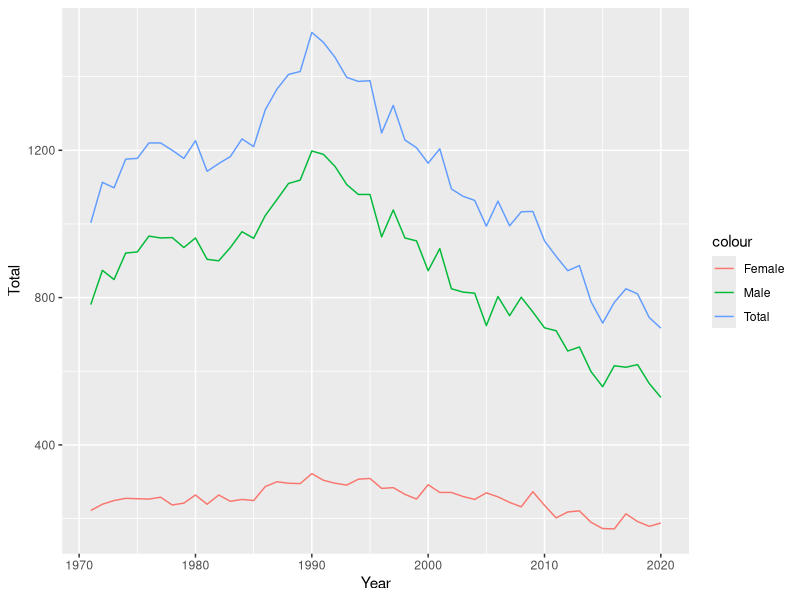
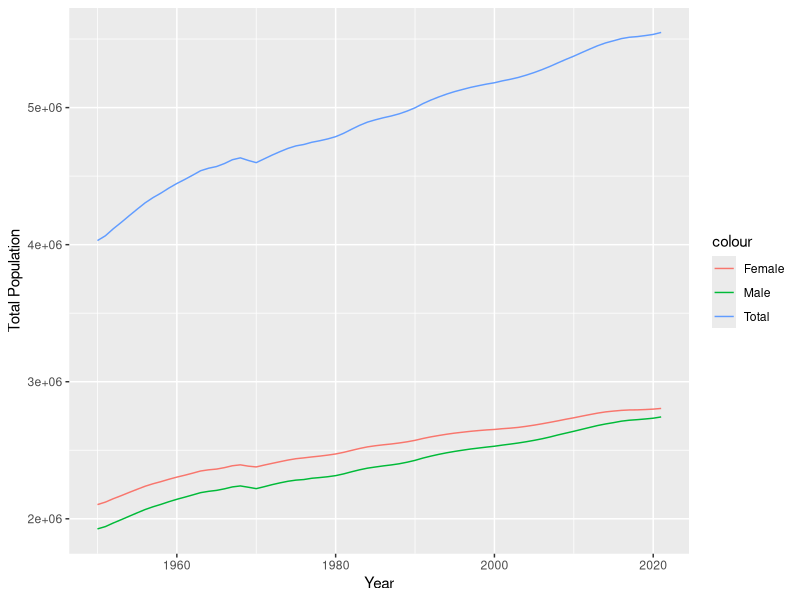
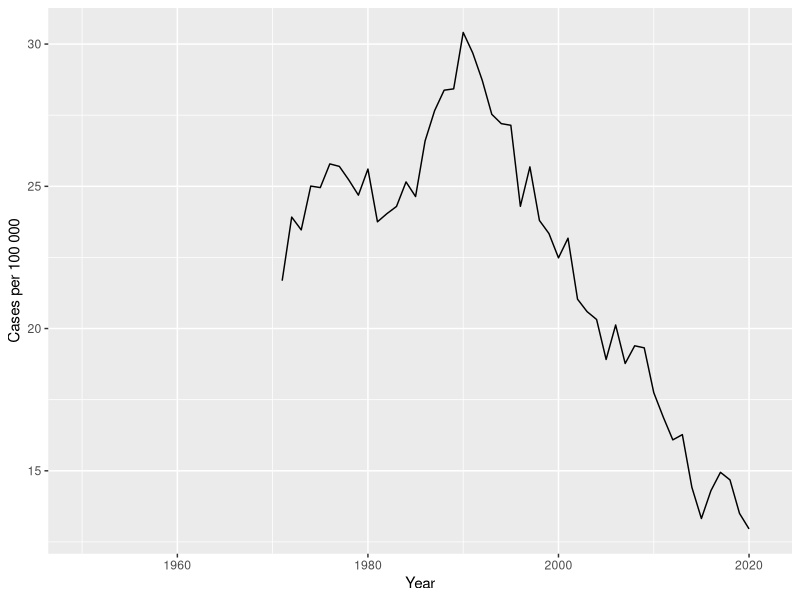
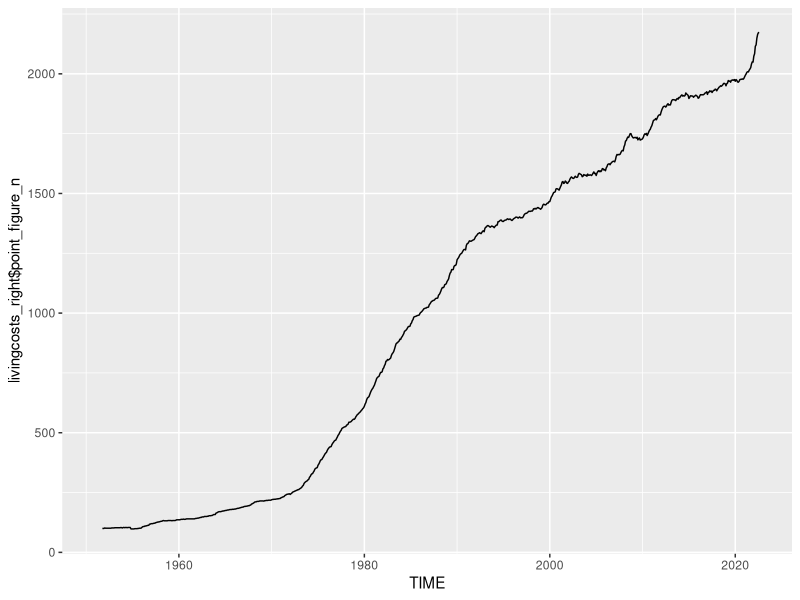
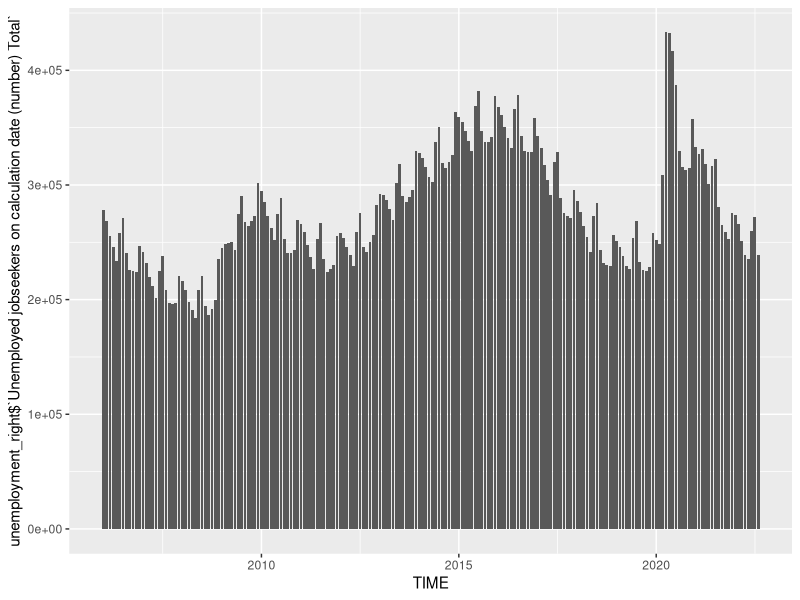
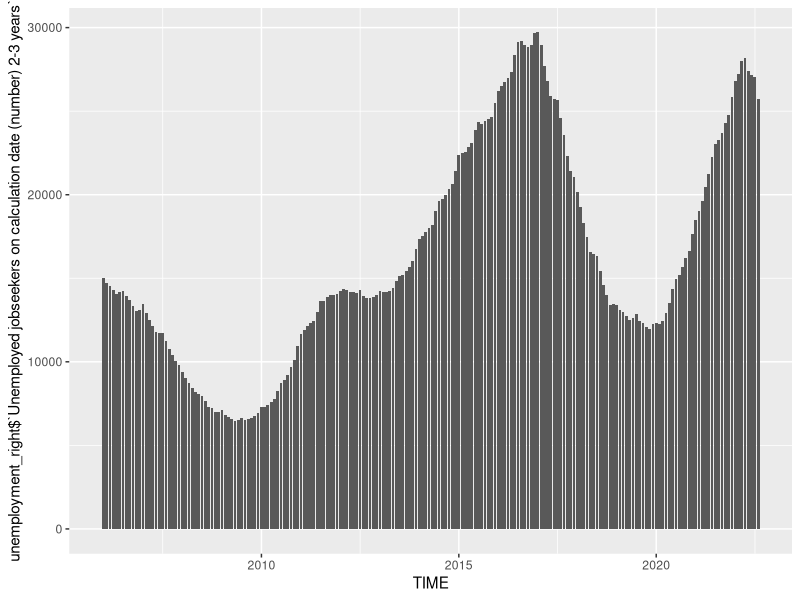
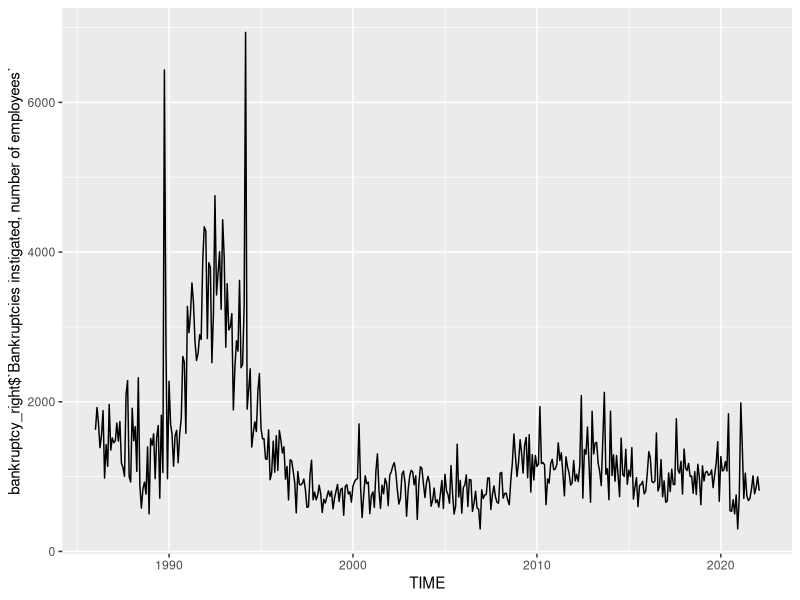
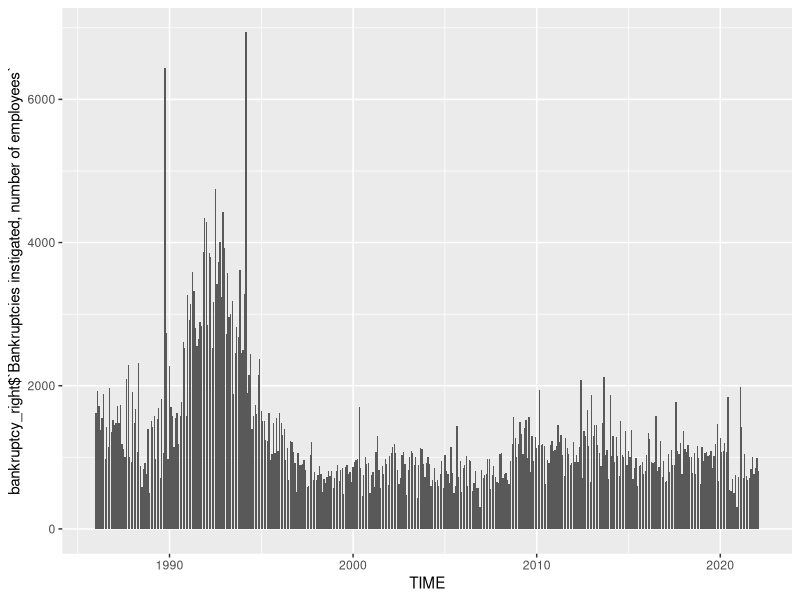

Reproduce these figures in R, in order. (Note: this script raises an error after producing the figures.)
## ---- chunk 1
knitr::opts_chunk$set(
	echo = FALSE,
	message = FALSE,
	warning = FALSE
)
## ---- chunk 2
library(lubridate)
library(dplyr)
library(readr)
library(data.table)
library(tidyverse)
## ---- chunk 3
# data import
d.suicides_monthly <- read_csv("Data/suicides_monthly.csv") # suicides per month 1971 - 2021
d.bankruptcy <- read_csv("Data/bankruptcy.csv") # bankruptcies per month 1986 - 2020
d.employment <- read_csv("Data/employment.csv") # Yearly Employment statistics 1987 - 2000
d.livingcosts <- read_csv("Data/livingcosts.csv") #living costs per month 1951- Aug 2022
d.trips_abroad <- read_csv("Data/trips_abroad.csv") #trips abroad per month 2012 - April 2022
d.average_earnings <- read_csv("Data/average_earnings.csv") # average earnings by 1/4 year 2000 - 2021
d.unemployment_duration <- read_csv("Data/unemployment_duration.csv") # unemployment duration per month 2006 - Aug 2022

d.consumer_confidence <- read_csv("Data/consumer_Confidence.csv") # Confidence and outlook of people according to their own but also the country, how is their situation and what are they expecting. 


## ---- chunk 4

#remove columns with redundant information
d.suicides_monthly$`Underlying cause of death (time series classification)` <- NULL

#add total of suicides by adding male and female suicide

d.suicides_monthly$Total_deaths <- d.suicides_monthly$`Males Deaths`+d.suicides_monthly$`Females Deaths`


#merge multiple datasets into one major (resolution monthly data)
#Merging by month for the bankruptcy, costofliving(indexed), duration of 
#unemployment and amount of TripsAbroad


d.s_month <- list(d.suicides_monthly, d.bankruptcy, d.livingcosts, d.unemployment_duration, d.trips_abroad, d.consumer_confidence) %>% reduce(full_join, by= "Month")


 # Plots - erst später mit Kontext - zuerst nur deskriptive Statistiken
# plot(d.suicide_bankruptcy$`Females Deaths`,d.suicide_bankruptcy$`Bankruptcies instigated, number of employees`)

# plot(d.suicide_bankruptcy$`Males Deaths`,d.suicide_bankruptcy$`Bankruptcies instigated, number of employees`)
# 
# plot(x = d.suicide_livingcosts$`Females Deaths`, y = d.suicide_livingcosts$`Point figure`)
# plot(d.suicide_livingcosts$`Males Deaths`,d.suicide_livingcosts$`Point figure`)



## ---- chunk 5

suicide_1971_2020_gender <- read_delim("Data/suicide_1971-2020_gender.csv", 
     delim = ";", escape_double = FALSE, col_types = cols(Year = col_integer(), 
         Total = col_integer(), Males = col_integer(), 
         Females = col_integer()), trim_ws = TRUE)

## ---- chunk 6

ggplot(data=suicide_1971_2020_gender, aes(Year)) +
  geom_line(aes(y=Total, colour = "Total")) +
  geom_line(aes(y=Males, colour = "Male")) +
  geom_line(aes(y=Females, colour = "Female"))
 

## ---- chunk 7

population_and_population_increase_by_sex_1950_2022 <- read_delim("Data/population_and_population_increase_by_sex_1950-2022.csv", 
    delim = ";", escape_double = FALSE, col_types = cols(Year = col_integer(), 
        `Total Population` = col_integer(), 
        `Males Population` = col_integer(), 
        `Females Population` = col_integer(), 
        `Total increase of Population` = col_integer(), 
        `ncrease of Population Males` = col_integer(), 
        `ncrease of Population Females` = col_integer(), 
        `Increase of Population Males` = col_integer(), 
        `Increase of Population Females` = col_integer()), 
    trim_ws = TRUE)

ggplot(data=population_and_population_increase_by_sex_1950_2022, aes(Year))+
  geom_line(aes(y=`Total Population`, colour = "Total")) +
  geom_line(aes(y=`Males Population`, colour = "Male")) +
  geom_line(aes(y=`Females Population`, colour = "Female"))




## ---- chunk 8


suicide_rate <- list(population_and_population_increase_by_sex_1950_2022, suicide_1971_2020_gender ) %>% reduce(left_join, by= "Year")


suicide_rate <- suicide_rate %>% 
  mutate(`Cases per 100 000` = suicide_rate$Total / suicide_rate$`Total Population` * 100000)


ggplot(data=suicide_rate, aes(Year))+
   geom_line(aes(y=`Cases per 100 000`))
 
## ---- chunk 9

livingcosts <- read_delim("Data/livingcosts.csv", 
     delim = ",", escape_double = FALSE, col_types = cols(Year_Month = col_character(), 
         PointFigure = col_integer()), trim_ws = TRUE)
#I need to split the string Year and Month

livingcosts_right <- livingcosts %>% separate(Month, c("Year", "Month"), sep = "M")
livingcosts_right
typeof(livingcosts_right$`Point figure`)
livingcosts_right$point_figure_n <- as.numeric(livingcosts_right$`Point figure`)
## ---- chunk 10

#livingcosts_right$TIME <- format(as.Date(paste(livingcosts_right$Month, livingcosts_right$Year), format="%m%>"), "%m-%y")

livingcosts_right$TIME <- lubridate::ymd(paste0(livingcosts_right$Year,livingcosts_right$Month,"01")) 

#sc_lc <- plot(livingcosts_right$TIME, livingcosts_right$`Point figure`)

sc_lc1 <- ggplot(data=livingcosts_right, aes(x=TIME, y=livingcosts_right$point_figure_n)) +
  geom_line()
sc_lc1
## ---- chunk 11
employment <- read_delim("Data/employment.csv", 
     delim = ",")
names(employment)
view(employment)
## ---- chunk 12
unemployment <- read_delim("Data/unemployment_duration.csv", 
     delim = ",")

unemployment_right <- unemployment %>% separate(Month, c("Year", "Month"), sep = "M")
unemployment_right

unemployment_right$TIME <- lubridate::ymd(paste0(unemployment_right$Year,unemployment_right$Month,"01")) 
unemployment_right

typeof(unemployment_right$`Unemployed jobseekers on calculation date (number) Total`)

#Rename the Variables
rename(unemployment_right, Total = `Unemployed jobseekers on calculation date (number) Total`)
## ---- chunk 13
#total
p<-ggplot(data=unemployment_right, aes(x=TIME, y=unemployment_right$`Unemployed jobseekers on calculation date (number) Total`)) +
  geom_bar(stat="identity")
p


#more than 2 years unemployed
p1<-ggplot(data=unemployment_right, aes(x=TIME, y=unemployment_right$`Unemployed jobseekers on calculation date (number) 2-3 years`)) +
  geom_bar(stat="identity")
p1

## ---- chunk 14
bankruptcy <- read_delim("Data/bankruptcy.csv", 
     delim = ",")

bankruptcy_right <- bankruptcy %>% separate(Month, c("Year", "Month"), sep = "M")
bankruptcy_right

bankruptcy_right$TIME <- lubridate::ymd(paste0(bankruptcy_right$Year,bankruptcy_right$Month,"01")) 
bankruptcy_right
bankruptcy_right %>% glimpse()
## ---- chunk 15
bank_p <- ggplot(data=bankruptcy_right, aes(x=TIME, y=bankruptcy_right$`Bankruptcies instigated, number of employees`)) +
  geom_line()
bank_p

bank_p1<-ggplot(data=bankruptcy_right, aes(x=TIME, y=bankruptcy_right$`Bankruptcies instigated, number of employees`)) +
  geom_bar(stat="identity")
bank_p1
## ---- chunk 16
#bankruptcy_right %>%
  #arrange(TIME, `Bankruptcies instigated, number of employees`) %>%
  #group_by(TIME) %>%
  #mutate(diff = `Bankruptcies instigated, number of employees` - 
        #   lag(`Bankruptcies instigated, number of employees`))
bankruptcy_diff <- diff(bankruptcy_right$`Bankruptcies instigated, number of employees`)
bankruptcy_diff <- c(NA, bankruptcy_diff)
bankruptcy_right$difference <- bankruptcy_diff
## ---- chunk 17
bank_diff_p1<-ggplot(data=bankruptcy_right, aes(x=TIME, y=difference)) +
  geom_bar(stat="identity")
bank_diff_p1
summary(bankruptcy_right$difference)
## ---- chunk 18
ggplot(bankruptcy_right, aes(x=TIME, y=difference)) + 
  geom_bar(stat = "identity", width=60)
## ---- chunk 19
library(readr)
suicide_yearly_age_gender_1998_2020 <- read_delim("Data/suicide_yearly_age_gender_1998-2020.csv", 
    delim = ";", escape_double = FALSE, col_types = cols(Year = col_date(format = "%Y"), 
        Total = col_integer(), `Okt 14` = col_integer(), 
        `15 - 19` = col_integer(), `20 - 24` = col_integer(), 
        `25 - 29` = col_integer(), `30 - 34` = col_integer(), 
        `35 - 39` = col_integer(), `40 - 44` = col_integer(), 
        `45 - 49` = col_integer(), `50 - 54` = col_integer(), 
        `55 - 59` = col_integer(), `60 - 64` = col_integer(), 
        `65 - 69` = col_integer(), `70 - 74` = col_integer(), 
        `75 - 79` = col_integer(), `80 - 84` = col_integer(), 
        `85 - 89` = col_integer(), `90 - 94` = col_integer(), 
        `95 -` = col_integer(), Males = col_integer(), 
        Females = col_integer()), trim_ws = TRUE)
View(suicide_yearly_age_gender_1998_2020)
## ---- chunk 20

ggplot(data=suicide_yearly_age_gender_1998_2020, aes(Year)) +
  geom_line(aes(y=`Okt 14`, colour = "0 - 14")) +
  geom_line(aes(y=`15 - 19`, colour = "15 - 19")) +
  geom_line(aes(y=`20 - 24`, colour = "20 - 24")) +
  geom_line(aes(y=`25 - 29`, colour = "25 - 29")) +
  geom_line(aes(y=`30 - 34`, colour = "30 - 34"))
# 
# `15 - 19`
# `25 - 29`
# `35 - 39`
# `45 - 49`
# `55 - 59`
# `65 - 69`
# `75 - 79`
# `85 - 89`
## ---- chunk 21
suicide_1970_years_gender <- read_delim("Data/suicide_1971-2020_gender.csv", 
     delim = ";", escape_double = FALSE, col_types = cols(Year = col_integer(), 
         Total = col_integer(), Males = col_integer(), 
         Females = col_integer()), trim_ws = TRUE)
## ---- chunk 22
names(suicide_1970_years_gender)
suicide_1970_years_gender$gender <- 0

## ---- chunk 23


## ---- chunk 24

# Add column with factor for season(based on "Month" Column) to use it with the Poisson Model (as in the smoker example)
getSeason <- function(input.date){
  numeric.date <- 100*month(input.date)+day(input.date)
  ## input Seasons upper limits in the form MMDD in the "break =" option:
  cuts <- base::cut(numeric.date, breaks = c(0,319,0620,0921,1220,1231)) 
  # rename the resulting groups (could've been done within cut(...levels=) if "Winter" wasn't double
  levels(cuts) <- c("Winter","Spring","Summer","Fall","Winter")
  return(cuts)
}

#remove M in Month column and bring it to standard format
d.s_month$Month <- gsub("[^0-9.-]", "", d.s_month$Month)
d.s_month$Month <- as.Date(paste0(as.character(d.s_month$Month),
                                         '01'), format='%Y%m%d')

d.s_month$Season <- getSeason(d.s_month$Month)

# first model run, probably have to adjust data and re-run it.
glm.suicide <- glm(Total_deaths ~ "Season",
family = "poisson", ## we specify the distribution!
data = d.s_month)

d.suicide_merged
